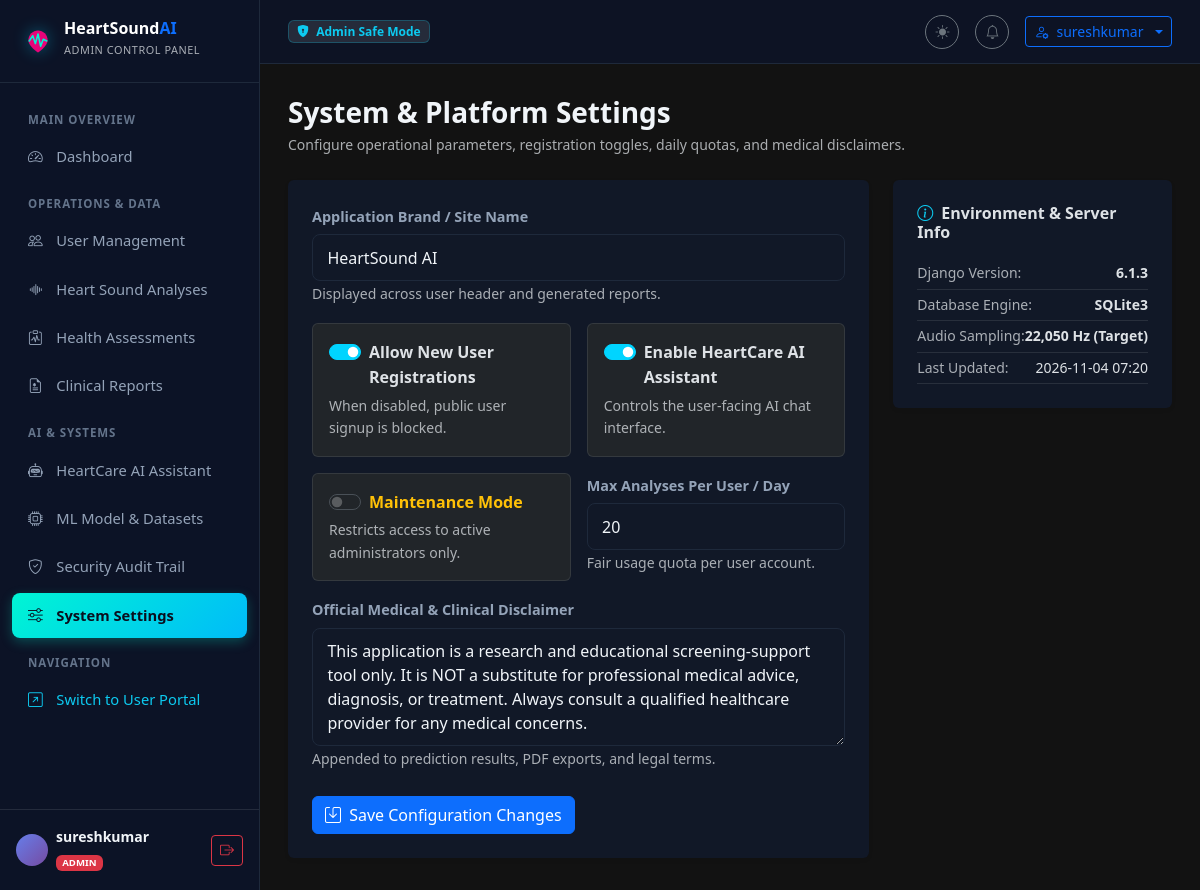
/admin-portal/settings/ (signed in), run on the app's committed database.
### core/models.py (models this page shows, shortened)
class SiteConfiguration(models.Model):
    site_name = models.CharField(max_length=100, default='HeartSound AI')
    maintenance_mode = models.BooleanField(default=False)
    allow_registration = models.BooleanField(default=True)
    max_analyses_per_day = models.PositiveIntegerField(default=20)
    chatbot_enabled = models.BooleanField(default=True)
    medical_disclaimer = models.TextField(
        default=(
            "This application is a research and educational screening-support tool only. "
            "It is NOT a substitute for professional medical advice, diagnosis, or treatment. "
            "Always consult a qualified healthcare provider for any medical concerns."
        )
    )
    updated_at = models.DateTimeField(auto_now=True)
    class Meta:
        verbose_name = 'Site Configuration'
    @classmethod
    def get_config(cls):
        config, _ = cls.objects.get_or_create(pk=1)
        return config

### admin_portal/views.py (the view)
# urls.py: path('settings/', views.site_settings_view, name='site_settings'),
@admin_required
def site_settings_view(request):
    config = SiteConfiguration.get_config()
    if request.method == 'POST':
        form = SiteConfigurationForm(request.POST, instance=config)
        if form.is_valid():
            form.save()
            _log_admin(request, 'admin', "Admin updated SiteConfiguration")
            messages.success(request, "Site configuration successfully updated.")
            return redirect('admin_portal:site_settings')
    else:
        form = SiteConfigurationForm(instance=config)
    return render(request, 'admin_portal/settings/site_settings.html', {'form': form, 'config': config})

### admin_portal/forms.py
class SiteConfigurationForm(forms.ModelForm):
    class Meta:
        model = SiteConfiguration
        fields = ['site_name', 'maintenance_mode', 'allow_registration', 'max_analyses_per_day', 'chatbot_enabled', 'medical_disclaimer']
        widgets = {
            'site_name': forms.TextInput(attrs={'class': 'form-control'}),
            'maintenance_mode': forms.CheckboxInput(attrs={'class': 'form-check-input'}),
            'allow_registration': forms.CheckboxInput(attrs={'class': 'form-check-input'}),
            'max_analyses_per_day': forms.NumberInput(attrs={'class': 'form-control'}),
            'chatbot_enabled': forms.CheckboxInput(attrs={'class': 'form-check-input'}),
            'medical_disclaimer': forms.Textarea(attrs={'class': 'form-control', 'rows': 4}),
        }

### accounts/models.py (called while the page is built)
    def is_admin(self):
        return self.role == 'admin' or self.user.is_staff or self.user.is_superuser

### templates/admin_portal/settings/site_settings.html (shortened to what this page needs)
{% extends 'admin_portal/base_admin.html' %}
{% block content %}
<div class="d-flex flex-wrap align-items-center justify-content-between gap-3 mb-4">
  <div>
    <h3 class="fw-bold mb-1">System & Platform Settings</h3>
    <p class="text-muted small mb-0">Configure operational parameters, registration toggles, daily quotas, and medical disclaimers.</p>
  </div>
</div>
<div class="row g-4">
  <div class="col-lg-8">
    <div class="card border-0 bg-card p-4 shadow-sm">
      <form method="post">
        <div class="mb-3">
          <label class="form-label fw-semibold">Application Brand / Site Name</label>
          {{ form.site_name }}
          <small class="text-muted">Displayed across user header and generated reports.</small>
        </div>
        <div class="row g-3 mb-3">
          <div class="col-md-6">
            <div class="p-3 bg-dark rounded border border-secondary border-opacity-25 h-100">
              <div class="form-check form-switch">
                {{ form.allow_registration }}
                <label class="form-check-label fw-semibold" for="{{ form.allow_registration.id_for_label }}">
                  Allow New User Registrations
                </label>
              </div>
              <small class="text-muted d-block mt-1">When disabled, public user signup is blocked.</small>
            </div>
          </div>
          <div class="col-md-6">
            <div class="p-3 bg-dark rounded border border-secondary border-opacity-25 h-100">
              <div class="form-check form-switch">
                {{ form.chatbot_enabled }}
                <label class="form-check-label fw-semibold" for="{{ form.chatbot_enabled.id_for_label }}">
                  Enable HeartCare AI Assistant
                </label>
              </div>
              <small class="text-muted d-block mt-1">Controls the user-facing AI chat interface.</small>
            </div>
          </div>
        </div>
        <div class="row g-3 mb-3">
          <div class="col-md-6">
            <div class="p-3 bg-dark rounded border border-secondary border-opacity-25 h-100">
              <div class="form-check form-switch">
                {{ form.maintenance_mode }}
                <label class="form-check-label fw-semibold text-warning" for="{{ form.maintenance_mode.id_for_label }}">
                  Maintenance Mode
                </label>
              </div>
              <small class="text-muted d-block mt-1">Restricts access to active administrators only.</small>
            </div>
          </div>
          <div class="col-md-6">
            <label class="form-label fw-semibold">Max Analyses Per User / Day</label>
            {{ form.max_analyses_per_day }}
            <small class="text-muted">Fair usage quota per user account.</small>
          </div>
        </div>
        <div class="mb-4">
          <label class="form-label fw-semibold">Official Medical & Clinical Disclaimer</label>
          {{ form.medical_disclaimer }}
          <small class="text-muted">Appended to prediction results, PDF exports, and legal terms.</small>
        </div>
        <button type="submit" class="btn btn-primary">
          <i class="bi bi-save me-1"></i> Save Configuration Changes
        </button>
      </form>
    </div>
  </div>
  <div class="col-lg-4">
    <div class="card border-0 bg-card p-4 shadow-sm mb-4">
      <h6 class="fw-bold mb-3"><i class="bi bi-info-circle me-2 text-info"></i>Environment & Server Info</h6>
      <ul class="list-unstyled small mb-0">
        <li class="py-1 d-flex justify-content-between border-bottom border-secondary border-opacity-25">
          <span class="text-muted">Django Version:</span>
          <strong>6.1.3</strong>
        </li>
        <li class="py-1 d-flex justify-content-between border-bottom border-secondary border-opacity-25">
          <span class="text-muted">Database Engine:</span>
          <strong>SQLite3</strong>
        </li>
        <li class="py-1 d-flex justify-content-between border-bottom border-secondary border-opacity-25">
          <span class="text-muted">Audio Sampling:</span>
          <strong>22,050 Hz (Target)</strong>
        </li>
        <li class="py-1 d-flex justify-content-between border-bottom border-secondary border-opacity-25">
          <span class="text-muted">Last Updated:</span>
          <span>{{ config.updated_at|date:"Y-m-d H:i" }}</span>
        </li>
      </ul>
    </div>
  </div>
</div>
{% endblock %}

### templates/admin_portal/base_admin.html (shortened to what this page needs)
{% load static %}
<!DOCTYPE html>
<html lang="en" data-bs-theme="dark">
<head>
  <link href="https://cdn.jsdelivr.net/npm/bootstrap@5.3.2/dist/css/bootstrap.min.css" rel="stylesheet">
  <link href="https://cdn.jsdelivr.net/npm/bootstrap-icons@1.11.3/font/bootstrap-icons.min.css" rel="stylesheet">
  <link href="{% static 'css/main.css' %}" rel="stylesheet">
</head>
<body>
<div class="admin-wrapper">
  <aside class="admin-sidebar" id="adminSidebar">
    <div class="admin-sidebar-brand">
      <div class="brand-icon">
      </div>
      <div>
        <div class="fw-bold lh-1 text-white">HeartSound<span class="text-primary">AI</span></div>
        <small class="text-muted" style="font-size: 0.68rem; letter-spacing: 0.05em;">ADMIN CONTROL PANEL</small>
      </div>
    </div>
    <nav class="admin-sidebar-nav">
      <div class="admin-nav-header">Main Overview</div>
      <a href="{% url 'admin_portal:dashboard' %}" class="admin-nav-item {% if request.resolver_match.url_name == 'dashboard' %}active{% endif %}">
        <i class="bi bi-speedometer2"></i> Dashboard
      </a>
      <div class="admin-nav-header">Operations & Data</div>
      <a href="{% url 'admin_portal:user_list' %}" class="admin-nav-item {% if 'users' in request.path %}active{% endif %}">
        <i class="bi bi-people"></i> User Management
      </a>
      <a href="{% url 'admin_portal:analysis_list' %}" class="admin-nav-item {% if 'analyses' in request.path %}active{% endif %}">
        <i class="bi bi-soundwave"></i> Heart Sound Analyses
      </a>
      <a href="{% url 'admin_portal:assessment_list' %}" class="admin-nav-item {% if 'assessments' in request.path %}active{% endif %}">
        <i class="bi bi-clipboard-pulse"></i> Health Assessments
      </a>
      <a href="{% url 'admin_portal:report_list' %}" class="admin-nav-item {% if 'reports' in request.path %}active{% endif %}">
        <i class="bi bi-file-earmark-medical"></i> Clinical Reports
      </a>
      <div class="admin-nav-header">AI & Systems</div>
      <a href="{% url 'admin_portal:chatbot_monitor' %}" class="admin-nav-item {% if 'chatbot' in request.path %}active{% endif %}">
        <i class="bi bi-robot"></i> HeartCare AI Assistant
      </a>
      <a href="{% url 'admin_portal:model_management' %}" class="admin-nav-item {% if 'models' in request.path %}active{% endif %}">
        <i class="bi bi-cpu"></i> ML Model & Datasets
      </a>
      <a href="{% url 'admin_portal:audit_log_list' %}" class="admin-nav-item {% if 'audit-logs' in request.path %}active{% endif %}">
        <i class="bi bi-shield-check"></i> Security Audit Trail
      </a>
      <a href="{% url 'admin_portal:site_settings' %}" class="admin-nav-item {% if 'settings' in request.path %}active{% endif %}">
        <i class="bi bi-sliders"></i> System Settings
      </a>
      <div class="admin-nav-header">Navigation</div>
      <a href="{% url 'dashboard:dashboard' %}" class="admin-nav-item text-info">
        <i class="bi bi-arrow-up-right-square"></i> Switch to User Portal
      </a>
    </nav>
    <div class="p-3 border-top border-secondary border-opacity-25 d-flex align-items-center justify-content-between">
      <div class="d-flex align-items-center gap-2">
        <div class="avatar-placeholder rounded-circle bg-primary text-dark fw-bold" style="width: 32px; height: 32px; display:flex; align-items:center; justify-content:center; font-size: 0.8rem;">
        </div>
        <div class="overflow-hidden">
          <div class="small fw-semibold text-truncate" style="max-width: 120px;">{{ user.username }}</div>
          <span class="badge bg-danger text-uppercase" style="font-size: 0.6rem;">Admin</span>
        </div>
      </div>
      <form method="post" action="{% url 'admin_portal:logout' %}" class="m-0">
        <button type="submit" class="btn btn-sm btn-outline-danger p-1 px-2" title="Logout">
          <i class="bi bi-box-arrow-right"></i>
        </button>
      </form>
    </div>
  </aside>
  <div class="admin-content">
    <header class="admin-topbar">
      <div class="d-flex align-items-center gap-3">
        <span class="badge bg-secondary bg-opacity-25 text-info border border-info border-opacity-25 px-2 py-1">
          <i class="bi bi-shield-lock-fill me-1"></i> Admin Safe Mode
        </span>
      </div>
      <div class="d-flex align-items-center gap-3">
        <button class="btn btn-sm btn-outline-secondary rounded-circle" id="themeToggleBtn" type="button" title="Toggle Light/Dark Theme" style="width: 34px; height: 34px; padding:0;">
          <i class="bi bi-sun-fill" id="themeIcon"></i>
        </button>
        <a href="{% url 'admin_portal:audit_log_list' %}" class="btn btn-sm btn-outline-secondary rounded-circle position-relative" title="System Audit Logs" style="width: 34px; height: 34px; padding:0; display:flex; align-items:center; justify-content:center;">
          <i class="bi bi-bell"></i>
        </a>
        <div class="dropdown">
          <button class="btn btn-sm btn-outline-primary dropdown-toggle d-flex align-items-center gap-2" type="button" data-bs-toggle="dropdown">
            <i class="bi bi-person-gear"></i>
            <span>{{ user.username }}</span>
          </button>
        </div>
      </div>
    </header>
    <main class="admin-main">
      {% block content %}{% endblock %}
    </main>
  </div>
</div>
</body>
</html>

### static/css/main.css (style rules this page uses)
:root { --bg-primary: #0a0f1e; --bg-secondary: #0d1529; --bg-card: #111827; --bg-card-hover: #1a2235; --accent-cyan: #00d4ff; --accent-teal: #00f5d4; --accent-purple: #7c3aed; --accent-blue: #3b82f6; --accent-green: #10b981; --accent-red: #ef4444; --accent-yellow: #f59e0b; --text-primary: #f1f5f9; --text-secondary: #94a3b8; --text-muted: #64748b; --border-color: #1e293b; --border-glow: rgba(0, 212, 255, 0.3); --gradient-brand: linear-gradient(135deg, #667eea 0%, #764ba2 100%); --gradient-cyan: linear-gradient(135deg, #00d4ff 0%, #00f5d4 100%); --gradient-dark: linear-gradient(135deg, #0a0f1e 0%, #0d1529 100%); --shadow-glow: 0 0 30px rgba(0, 212, 255, 0.15); --shadow-card: 0 4px 24px rgba(0, 0, 0, 0.4); --radius: 12px; --radius-sm: 8px; --transition: all 0.3s cubic-bezier(0.4, 0, 0.2, 1); }
*, *::before, *::after { box-sizing: border-box; }
html { scroll-behavior: smooth; }
body { background: var(--bg-primary); color: var(--text-primary); font-family: 'Segoe UI', system-ui, -apple-system, sans-serif; line-height: 1.6; overflow-x: hidden; }
.brand-icon svg { filter: drop-shadow(0 0 8px rgba(0,212,255,0.4)); }
.avatar-placeholder { width: 28px; height: 28px; background: var(--gradient-brand); border-radius: 50%; display: flex; align-items: center; justify-content: center; font-size: 11px; font-weight: 700; color: white; }
.form-control, .form-select { background: var(--bg-card); border: 1px solid var(--border-color); color: var(--text-primary); border-radius: var(--radius-sm); padding: 0.65rem 0.9rem; transition: var(--transition); }
.form-control::placeholder { color: var(--text-muted); }
.form-label { color: var(--text-secondary); font-weight: 500; font-size: 0.9rem; margin-bottom: 0.4rem; }
.form-check-input:checked { background-color: var(--accent-cyan); border-color: var(--accent-cyan); }
.bg-card { background: var(--bg-card) !important; }
:root { --sidebar-width: 250px; --sidebar-collapsed-width: 72px; --topbar-height: 68px; }

### templates/admin_portal/base_admin.html (style rules this page uses)
:root { --admin-sidebar-width: 260px; }
body { overflow-x: hidden; background-color: var(--bg-dark); color: var(--text-primary); }
.admin-wrapper { display: flex; min-height: 100vh; }
.admin-sidebar { width: var(--admin-sidebar-width); background: rgba(13, 21, 41, 0.95); border-right: 1px solid var(--border-color); display: flex; flex-direction: column; position: fixed; top: 0; bottom: 0; left: 0; z-index: 1030; transition: transform 0.3s ease; }
.admin-sidebar-brand { padding: 1.25rem 1.5rem; border-bottom: 1px solid var(--border-color); display: flex; align-items: center; gap: 0.75rem; }
.admin-sidebar-nav { flex: 1; padding: 1rem 0.75rem; overflow-y: auto; }
.admin-nav-item { display: flex; align-items: center; gap: 0.85rem; padding: 0.65rem 1rem; color: var(--text-secondary); border-radius: 8px; font-weight: 500; font-size: 0.92rem; text-decoration: none; margin-bottom: 0.25rem; transition: all 0.2s ease; }
.admin-nav-item.active { color: #0a0f1e; background: linear-gradient(135deg, #00f5d4 0%, #00bbf9 100%); font-weight: 600; box-shadow: 0 4px 12px rgba(0, 245, 212, 0.25); }
.admin-nav-header { font-size: 0.72rem; text-transform: uppercase; letter-spacing: 0.08em; color: var(--text-muted); padding: 0.75rem 1rem 0.35rem; font-weight: 700; }
.admin-content { flex: 1; margin-left: var(--admin-sidebar-width); display: flex; flex-direction: column; min-width: 0; }
.admin-topbar { height: 64px; background: rgba(13, 21, 41, 0.85); backdrop-filter: blur(12px); border-bottom: 1px solid var(--border-color); display: flex; align-items: center; justify-content: space-between; padding: 0 1.75rem; position: sticky; top: 0; z-index: 1020; }
.admin-main { padding: 2rem 1.75rem; flex: 1; }

### data on the page
SiteConfiguration: site_name "HeartSound AI", allow_registration "☑", chatbot_enabled "☑", max_analyses_per_day "20", medical_disclaimer "This application is a research and educational screening-support tool only. It is NOT a substitute for professional medical advice, diagnosis, or treatment. Always consult a qualified healthcare provider for any medical concerns.", updated_at "2026-11-04 07:20"

### other printed values
{{ user.username }} "sureshkumar"
